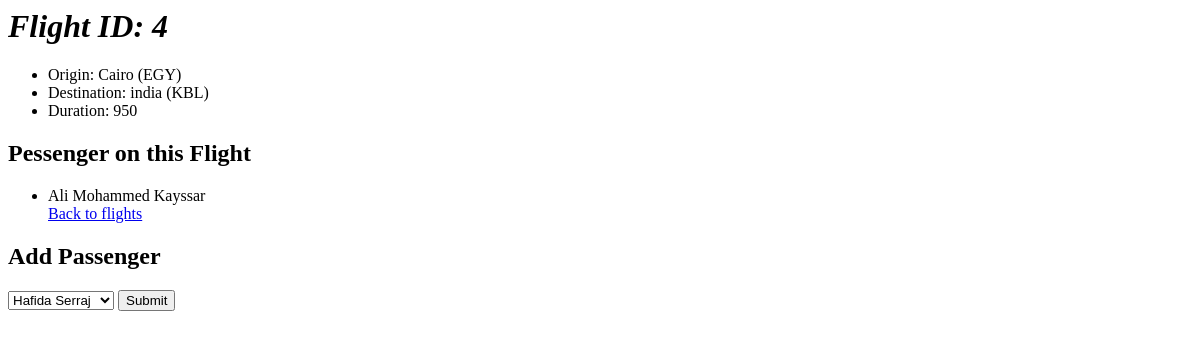
Before: /flights/4 with the older database file.
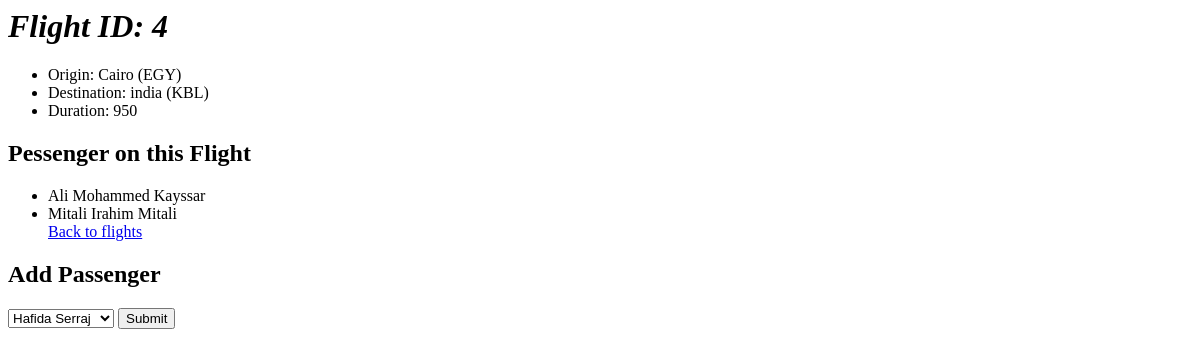
After: the same page with the newer database file.
### flights/models.py (models this page shows)
class Pessenger(models.Model):
    first = models.CharField(max_length=64)
    last = models.CharField(max_length=64)
    flights = models.ManyToManyField(Flight, blank=True, related_name="pessengers")
    def __str__(self):
        return f"{self.first} {self.last}"

### flights/views.py (the view)
# urls.py: path("<int:flight_id>", views.flight, name="flight"),
def flight(request,flight_id):
    flight = Flight.objects.get(pk=flight_id)
    return render(request, "flights/flights.html", {
        "flight": flight,
        "pessengers": flight.pessengers.all(),
        "non_pessengers": Pessenger.objects.exclude(flights=flight).all()
    })

### flights/models.py (called while the page is built)
    def __str__(self):
        return f"{self.city} ({self.code})"

### flights/templates/flights/flights.html (shortened to what this page needs)
{% extends "flights/layout.html" %}
{% block body %}
<h1 style="font-style: italic;">Flight ID: {{ flight.id }}</h1>
<ul>
    <li>Origin: {{ flight.origin }}</li>
    <li>Destination: {{ flight.destination }}</li>
    <li>Duration: {{ flight.duration }}</li>
</ul>
<h2>Pessenger on this Flight</h2>
<ul>
    {% for pessenger in pessengers %}
    <li>{{ pessenger }}</li>
    {% empty %}
    <li>There are no pessenger(s) on this Flight.</li>
    {% endfor %}
    <a href="{% url 'index' %}">Back to flights</a>
</ul>
<h2>Add Passenger</h2>
<form action="{% url 'book' flight.id %}" method="POST">
    <select name="pessenger">
        {% for pessenger in non_pessengers %}
        <option value="{{pessenger.id}}">{{pessenger}}</option>
        {% endfor %}
    </select>
    <input type="submit">
</form>
{% endblock %}

Changed rows visible on the page:
added Pessenger: first+last "Mitali Irahim Mitali"
